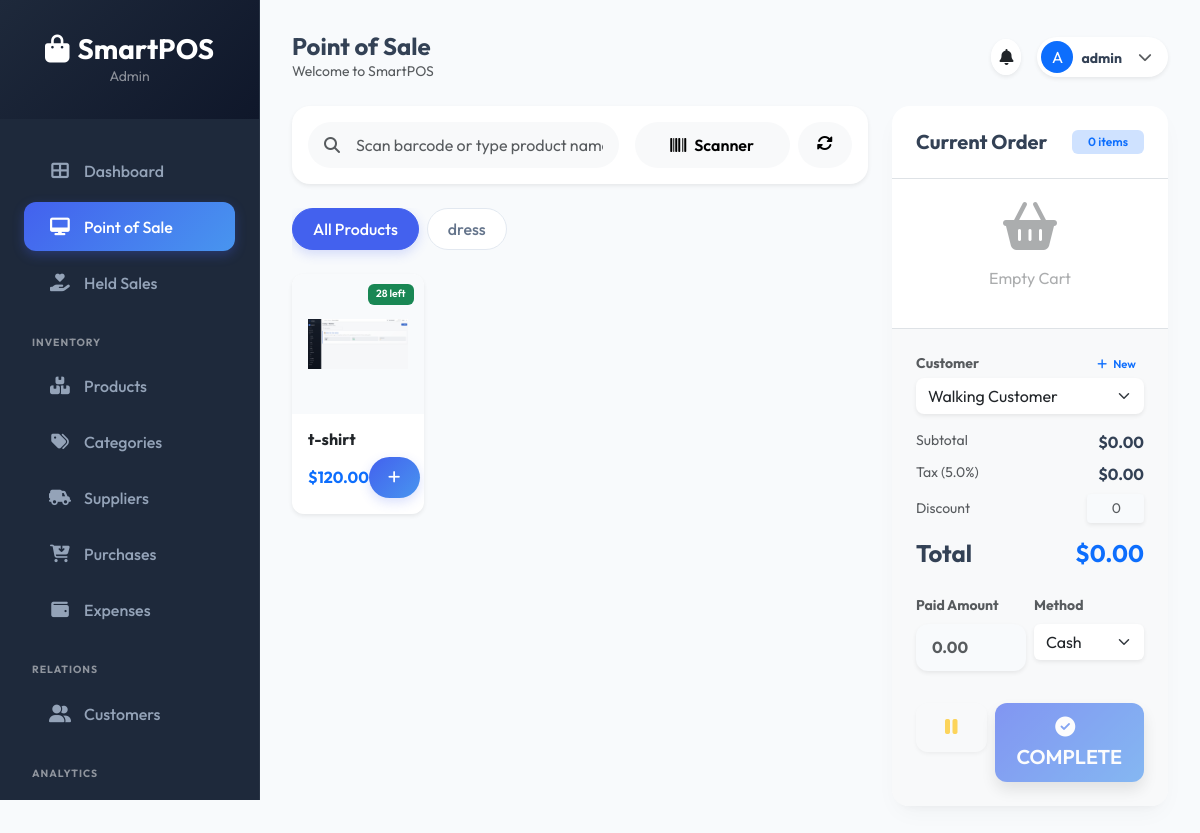
Page /pos/ (signed in) on the earlier database version.
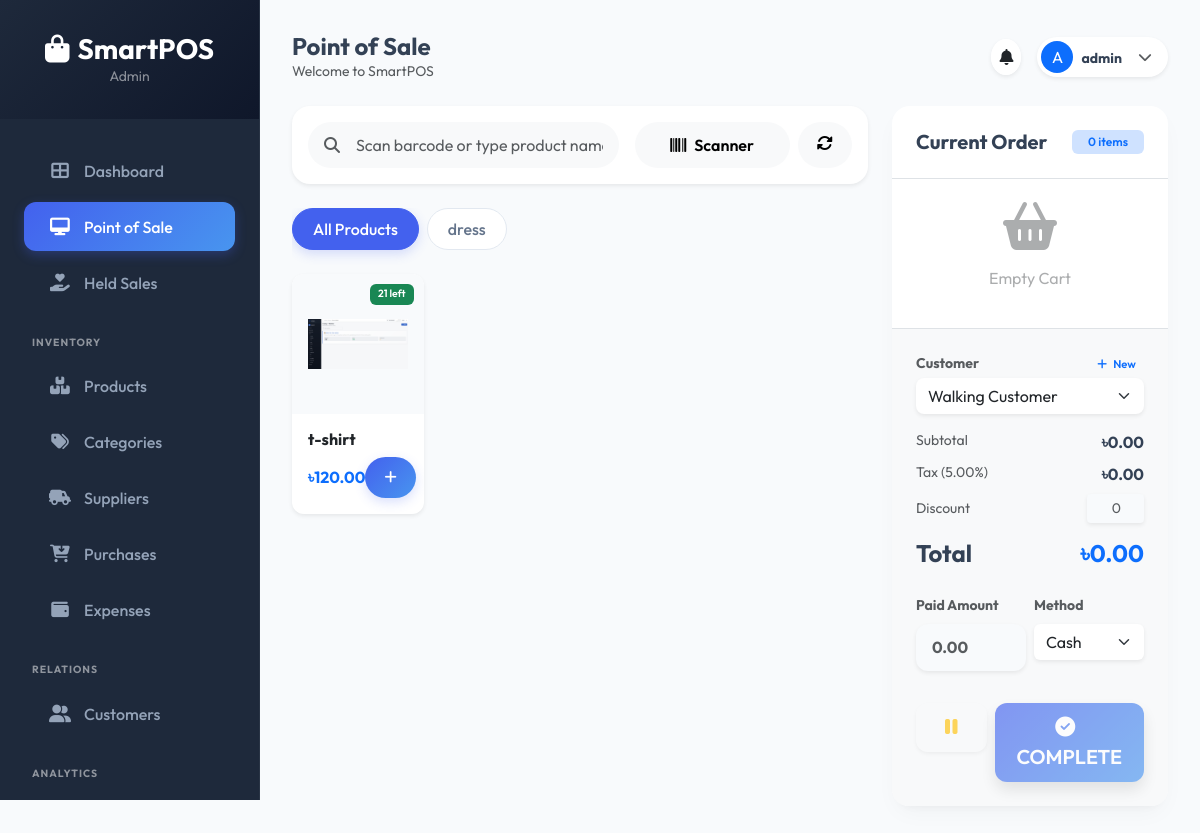
Same page on the later database version.
### pos_app/models.py (models this page shows, shortened)
class Product(models.Model):
    name = models.CharField(max_length=200)
    category = models.ForeignKey(Category, on_delete=models.CASCADE, related_name='products')
    price = models.DecimalField(max_digits=10, decimal_places=2)
    stock = models.IntegerField(default=0)
    barcode = models.CharField(max_length=100, unique=True, blank=True, null=True)
    image = models.ImageField(upload_to='products/', blank=True, null=True)
    batch_number = models.CharField(max_length=100, blank=True, null=True)
    expiry_date = models.DateField(blank=True, null=True)
    min_stock_level = models.IntegerField(default=10)
    created_at = models.DateTimeField(auto_now_add=True)

class SystemSetting(models.Model):
    shop_name = models.CharField(max_length=255, default="SmartPOS")
    shop_logo = models.ImageField(upload_to='settings/', blank=True, null=True)
    address = models.TextField(blank=True, null=True)
    phone = models.CharField(max_length=20, blank=True, null=True)
    email = models.EmailField(blank=True, null=True)
    tax_percentage = models.DecimalField(max_digits=5, decimal_places=2, default=5.00)
    currency_symbol = models.CharField(max_length=10, default="$")
    currency_name = models.CharField(max_length=20, default="USD")
    low_stock_threshold = models.IntegerField(default=10)
    class Meta:
        verbose_name = "System Setting"
        verbose_name_plural = "System Settings"

### pos_app/views.py (the view, shortened to what this page needs)
# urls.py: path('pos/', views.pos_view, name='pos'),
@login_required
def pos_view(request):
    query = request.GET.get('search', '')
    category_id = request.GET.get('category')
    products = Product.objects.all()
    if query:
        barcode_product = Product.objects.filter(barcode=query).first()
        if barcode_product:
            return redirect('add_to_cart', pk=barcode_product.id)
        products = products.filter(name__icontains=query) | products.filter(barcode=query)
    if category_id:
        products = products.filter(category_id=category_id)
    categories = Category.objects.all()
    cart = request.session.get('cart', {})
    cart_items = []
    subtotal = 0
    for product_id, item_data in cart.items():
        item_total = float(item_data['price']) * item_data['quantity']
        subtotal += item_total
        cart_items.append({'id': product_id, 'total_item_price': item_total, **item_data})
    settings = get_settings()
    tax_rate = float(settings.tax_percentage) / 100
    tax = subtotal * tax_rate
    total = subtotal + tax
    customers = Customer.objects.all()
    context = {
        'products': products,
        'categories': categories,
        'cart_items': cart_items,
        'subtotal': subtotal,
        'tax': tax,
        'total': total,
        'customers': customers,
        'settings': settings,
    }
    return render(request, 'pos/pos.html', context)

### pos_app/views.py (called while the page is built)
def get_settings():
    settings = SystemSetting.objects.first()
    if not settings:
        settings = SystemSetting.objects.create(shop_name="SmartPOS")
    return settings

### templates/pos/pos.html (shortened to what the changed rows need)
{% extends 'base.html' %}
{% block content %}
<div class="row g-4">
    <div class="col-lg-8">
        <div class="row row-cols-2 row-cols-md-3 row-cols-xl-4 g-3">
            {% for product in products %}
            <div class="col">
                <div class="card h-100 pos-product-card border-0 shadow-sm">
                    <div class="product-img-wrapper">
                        <img src="{% if product.image %}{{ product.image.url }}{% else %}/static/img/no-image.png{% endif %}" alt="{{ product.name }}">
                        <span class="badge {% if product.stock > 10 %}bg-success{% else %}bg-danger{% endif %} stock-badge">
                            {{ product.stock }} left
                        </span>
                    </div>
                    <div class="card-body p-3">
                        <h6 class="fw-bold text-truncate mb-1" title="{{ product.name }}">{{ product.name }}</h6>
                        <div class="d-flex justify-content-between align-items-center mt-2">
                            <span class="fw-bold text-primary">{{ settings.currency_symbol }}{{ product.price }}</span>
                            {% if product.stock > 0 %}
                                <button onclick="addToCart({{ product.id }})" class="btn btn-sm btn-primary btn-pill">
                                    <i class="fas fa-plus"></i>
                                </button>
                            {% else %}
                                <button class="btn btn-sm btn-light btn-pill disabled"><i class="fas fa-times"></i></button>
                            {% endif %}
                        </div>
                    </div>
                </div>
            </div>
            {% empty %}
            <div class="col-12 py-5 text-center">
                <div class="display-1 text-muted opacity-25 mb-3"><i class="fas fa-box-open"></i></div>
                <h5 class="text-muted">No items found</h5>
                <p class="text-muted small">Try a different search or category</p>
            </div>
            {% endfor %}
        </div>
    </div>
    <div class="col-lg-4">
        <div class="cart-drawer d-flex flex-column">
            <div class="p-4 bg-light border-top mt-auto rounded-bottom-4">
                <form action="{% url 'checkout' %}" method="POST">
                    <div class="d-flex justify-content-between mb-2">
                        <span class="text-muted small">Subtotal</span>
                        <span class="fw-bold">{{ settings.currency_symbol }}<span id="subtotal">{{ subtotal|floatformat:2 }}</span></span>
                    </div>
                    <div class="d-flex justify-content-between mb-2">
                        <span class="text-muted small">Tax ({{ settings.tax_percentage }}%)</span>
                        <span class="fw-bold">{{ settings.currency_symbol }}<span id="tax">{{ tax|floatformat:2 }}</span></span>
                    </div>
                    <div class="d-flex justify-content-between mb-4 mt-3">
                        <h4 class="fw-bold mb-0">Total</h4>
                        <h4 class="fw-bold mb-0 text-primary">{{ settings.currency_symbol }}<span id="total">{{ total|floatformat:2 }}</span></h4>
                    </div>
                </form>
            </div>
        </div>
    </div>
</div>
{% endblock %}

Differences in the rows shown:
changed Product "t-shirt": stock "28" → "21"
computed for SystemSetting: currency_symbol "$" → "৳"; tax_percentage "5.0" → "5.00"
